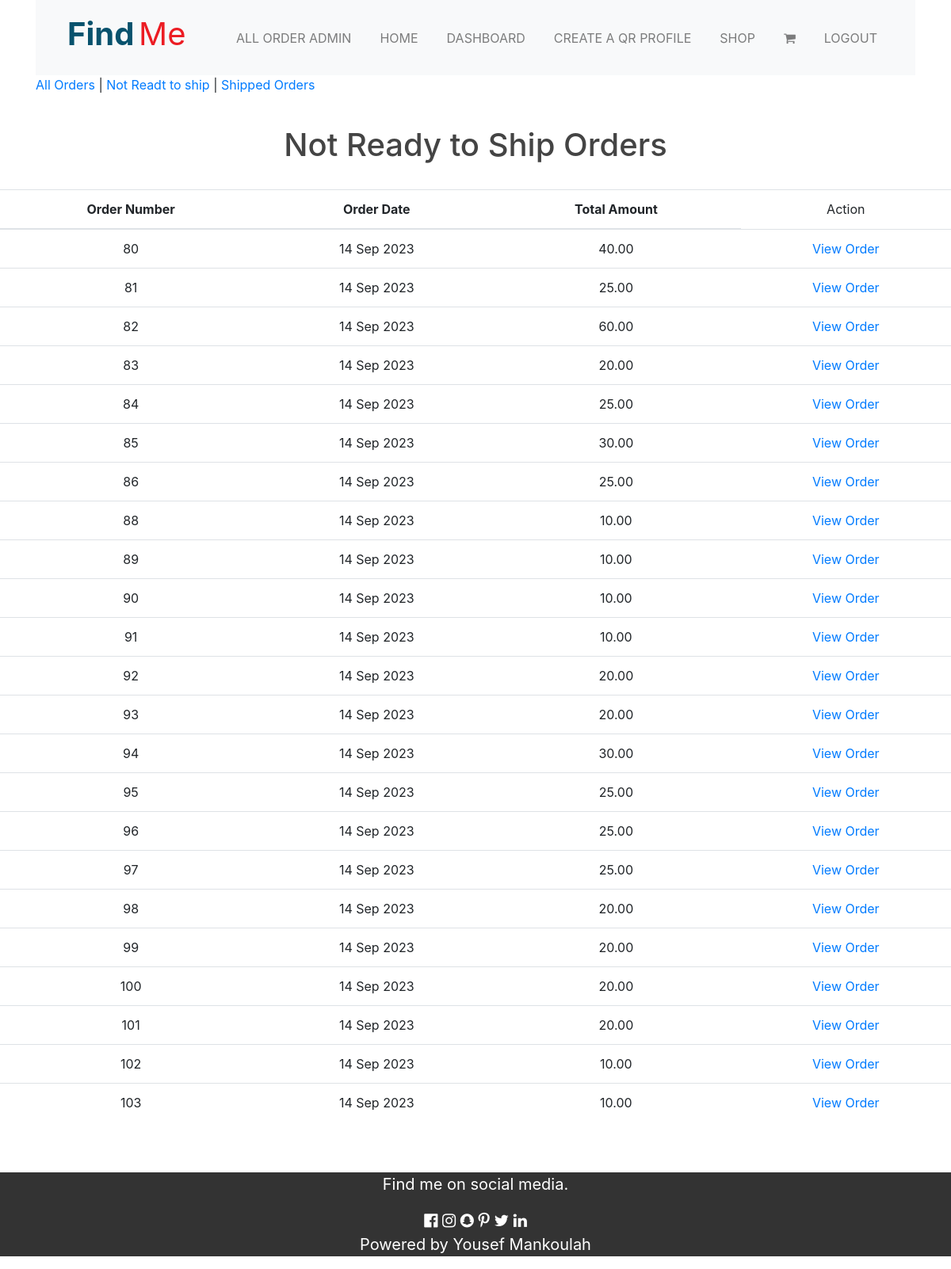
The page /order/NotReadyOrderHistory/ (signed in) on the database as committed earlier.
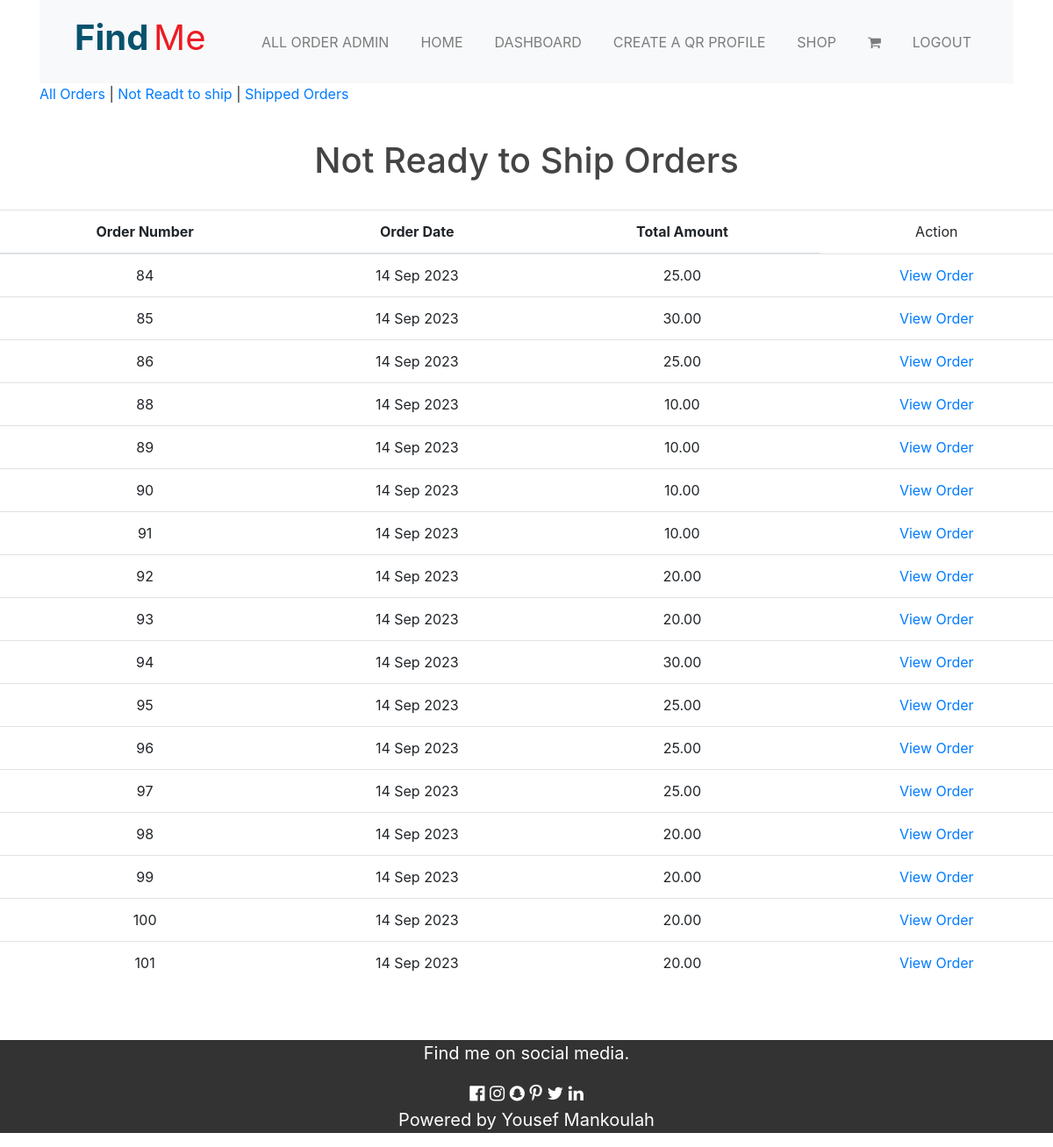
The same page on the database as committed later.
### order/models.py (models this page shows, shortened)
class Order(models.Model):
    token = models.CharField(max_length=250, blank=True)
    total = models.DecimalField(max_digits=10, decimal_places=2, verbose_name='USD Order Total')
    emailAddress = models.EmailField(max_length=250, blank=True, verbose_name='Email Address')
    created = models.DateTimeField(auto_now_add=True)
    billingName = models.CharField(max_length=250, blank=True)
    billingAddress1 = models.CharField(max_length=250, blank=True)
    billingCity = models.CharField(max_length=250, blank=True)
    billingPostcode = models.CharField(max_length=10, blank=True)
    billingCountry = models.CharField(max_length=200, blank=True)
    shippingName = models.CharField(max_length=250, blank=True)
    shippingAddress1 = models.CharField(max_length=250, blank=True)
    shippingCity = models.CharField(max_length=250, blank=True)
    shippingPostcode = models.CharField(max_length=10, blank=True)
    shippingCountry = models.CharField(max_length=200, blank=True)
    ready_to_ship = models.BooleanField(default=False, blank=True, null=True)
    ship = models.BooleanField(default=False, blank=True, null=True)
    class Meta:
        db_table = 'Order'
        ordering = ['-created']

### order/views.py (the view)
# urls.py: path('NotReadyOrderHistory/', views.NotReadyOrderHistory, name="NotReadyOrderHistory"),
@login_required()
def NotReadyOrderHistory(request):
    if request.user.is_superuser:
        order_details = Order.objects.filter(ready_to_ship= False).order_by('id').values()
    else:
        return HttpResponse("<h1>You are not welcoming here</h1>")
    return render(request, 'order/ready_to_ship.html', {'order_details': order_details})

### order/templates/order/ready_to_ship.html
{% extends "base.html" %}
{% load static %}
{% block content %}
{% if request.user.is_superuser %}
<div class="mx-auto container">
    <p><a href="{% url 'allOrderHistory' %}">All Orders</a> | <a href="{% url 'NotReadyOrderHistory' %}">Not Readt to ship</a> | <a href="{% url 'shippedOrderHistory' %}">Shipped Orders</a></p>
</div>
    <div>
        <div class="text-center"><br>
            <h1 class="text-center my-title">
                Not Ready to Ship Orders
            </h1><br>
            {% if order_details %}
            <table class="table table-stripped">
                <thead>
                <tr>
                    <th>Order Number</th>
                    <th>Order Date</th>
                    <th>Total Amount</th>
                    <td>Action</td>
                </tr>
                </thead>
                <tbody>
                    {% for order in order_details %}
                        <tr>
                            <td>{{order.id}}</td>
                            <td>{{ order.created|date:"d M Y" }}</td>
                            <td>{{order.total}}</td>
                            <td><a href="{% url 'order_detail' order.id %}">View Order</a></td>
                        </tr>
                    {% endfor %}
                </tbody>
            </table>
            {% else %}
                <p>All The orders are ready to ship <br><br></p>
            {% endif %}
        </div>
    </div>
<br><br>
{% endif %}
{% endblock %}

Rows that differ between the two databases and show on the page:
no longer on this page (row edited): Order: id "80", created "14 Sep 2023", total "40.00"
no longer on this page (row edited): Order: id "81", created "14 Sep 2023", total "25.00"
no longer on this page (row edited): Order: id "82", created "14 Sep 2023", total "60.00"
no longer on this page (row edited): Order: id "83", created "14 Sep 2023", total "20.00"
removed Order: id "102", created "14 Sep 2023", total "10.00"
no longer on this page (row edited): Order: id "103", created "14 Sep 2023", total "10.00"
